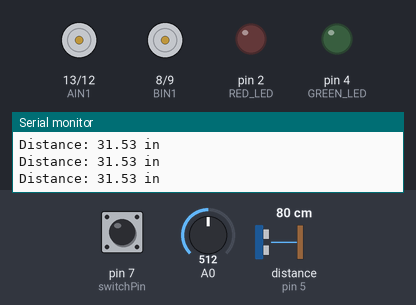
Simulated run of this sketch. Board: Arduino Uno, built with avr-gcc and run on an emulated ATmega328P. Parts: motor-driver pin pairs drawn as motors (green arrow = first pin HIGH = forward, orange = second pin HIGH = backward, longer = more drive, scaled by the enable pin), output pins drawn as LEDs (lit = HIGH), the last lines printed to the serial monitor. Wiring (inferred from the names in the program): ultrasonic range finder: trigger pin 6; echo pin 5. The test bench sets the inputs (shaded band); at power-on: pin 7 (switchPin) HIGH, distance to the obstacle (sensor on pin 5) 80 cm, A0 = 512. The echo pulse lasts 58.3 µs per cm; pins used as bus, display or sensor lines are not drawn.

Above: at 1.2 s.
1.3 s: pin 7 (switchPin) pulled LOW for 0.15 s
At 2.6 s:
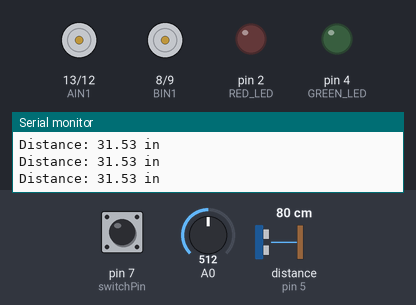
2.9 s: distance to the obstacle (sensor on pin 5) set to 2 cm
5.9 s: pin 7 (switchPin) pulled LOW for 1 s
At 6.27 s:
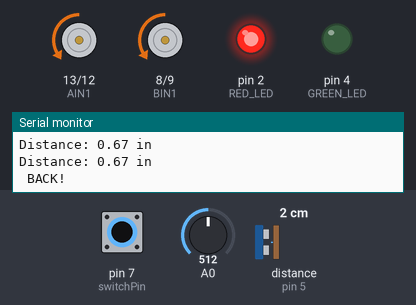
8.9 s: pin 7 (switchPin) pulled LOW for 3.2 s
At 9.53 s:
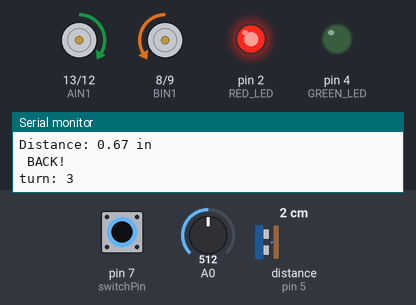
13.6 s: pin 7 (switchPin) pulled LOW for 3.2 s
At 13.73 s:
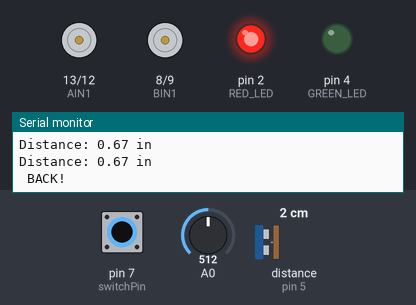
18.8 s: distance to the obstacle (sensor on pin 5) set to 35 cm
Timing chart, 0 to 21.8 s (numbered marks = the images above; inputs shaded):
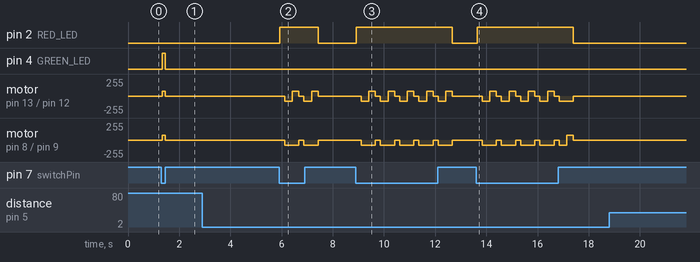

The sketch:

5C-AutonomousRobot-with-speed-knob.ino
```cpp
/*
  SparkFun Inventor’s Kit
  Circuit 5C - Autonomous Robot

  This robot will drive around on its own and react to obstacles by backing up and turning to a new direction.
  This sketch was adapted from one of the activities in the SparkFun Guide to Arduino.
  Check out the rest of the book at
  https://www.sparkfun.com/products/14326

  This sketch was written by SparkFun Electronics, with lots of help from the Arduino community.
  This code is completely free for any use.

  View circuit diagram and instructions at: https://learn.sparkfun.com/tutorials/sparkfun-inventors-kit-experiment-guide---v41
  Download drawings and code at: https://github.com/sparkfun/SIK-Guide-Code
*/

// Adding a potentiometer (wiper on pin A0) to control speed:
const int MAX_SPEED = 150;


//the right motor will be controlled by the motor A pins on the motor driver
const int AIN1 = 13;           //control pin 1 on the motor driver for the right motor
const int AIN2 = 12;            //control pin 2 on the motor driver for the right motor
const int PWMA = 11;            //speed control pin on the motor driver for the right motor

//the left motor will be controlled by the motor B pins on the motor driver
const int PWMB = 10;           //speed control pin on the motor driver for the left motor
const int BIN2 = 9;           //control pin 2 on the motor driver for the left motor
const int BIN1 = 8;           //control pin 1 on the motor driver for the left motor


//distance variables
const int trigPin = 6;
const int echoPin = 5;

const int RED_LED = 2;
const int GREEN_LED = 4;

int switchPin = 7;             //switch to turn the robot on and off

float distance = 0;            //variable to store the distance measured by the distance sensor

//robot behaviour variables
int backupTime = 300;           //amount of time that the robot will back up when it senses an object
int turnTime = 200;             //amount that the robot will turn once it has backed up

/********************************************************************************/
void setup()
{
  pinMode(trigPin, OUTPUT);       //this pin will send ultrasonic pulses out from the distance sensor
  pinMode(echoPin, INPUT);        //this pin will sense when the pulses reflect back to the distance sensor

  pinMode(switchPin, INPUT_PULLUP);   //set this as a pullup to sense whether the switch is flipped

  // LEDs to indicate the current activity in loop():
  pinMode(RED_LED, OUTPUT);
  pinMode(GREEN_LED, OUTPUT);

  //set the motor control pins as outputs
  pinMode(AIN1, OUTPUT);
  pinMode(AIN2, OUTPUT);
  pinMode(PWMA, OUTPUT);

  pinMode(BIN1, OUTPUT);
  pinMode(BIN2, OUTPUT);
  pinMode(PWMB, OUTPUT);

  Serial.begin(9600);                       //begin serial communication with the computer
  Serial.print("To infinity and beyond!");  //test the serial connection
}

/********************************************************************************/

const int TURN_LIMIT = 10;
int turn = 0;
int turn_direction = 1;

void loop()
{
  //DETECT THE DISTANCE READ BY THE DISTANCE SENSOR
  distance = getDistance();

  Serial.print("Distance: ");
  Serial.print(distance);
  Serial.println(" in");              // print the units

  if (digitalRead(switchPin) == LOW) { //if the on switch is flipped

    int pot = analogRead(A0);       // int 0-1023
    int speed = MAX_SPEED * (float(pot)/1023.0);

    if (distance < 10) {              //if an object is detected
      //back up and turn
      Serial.print(" ");
      Serial.println("BACK!");
      digitalWrite(RED_LED, HIGH);

      //stop for a moment
      rightMotor(0);
      leftMotor(0);
      delay(200);

      //back up
      rightMotor(-speed);
      leftMotor(-speed);
      delay(backupTime);

      //turn away from obstacle
      if (turn > TURN_LIMIT || turn < -TURN_LIMIT) {
        turn_direction = - turn_direction;
        Serial.print("turn_direction: ");
        Serial.println(turn_direction);
      }
      speed = speed * turn_direction;
      rightMotor(speed);
      leftMotor(-speed);
      turn += turn_direction;
      Serial.print("turn: ");
      Serial.println(turn);
      delay(turnTime);

    } else {                        //if no obstacle is detected drive forward
      Serial.println("Moving...");
      digitalWrite(GREEN_LED, HIGH);

      rightMotor(speed);
      leftMotor(speed);
    }
  } else {                        //if the switch is off then stop

    //stop the motors
    rightMotor(0);
    leftMotor(0);
  }

  delay(50);                      //wait 50 milliseconds between readings
  digitalWrite(RED_LED, LOW);
  digitalWrite(GREEN_LED, LOW);
}

/********************************************************************************/
void rightMotor(int motorSpeed)                       //function for driving the right motor
{
  if (motorSpeed > 0)                                 //if the motor should drive forward (positive speed)
  {
    digitalWrite(AIN1, HIGH);                         //set pin 1 to high
    digitalWrite(AIN2, LOW);                          //set pin 2 to low
  }
  else if (motorSpeed < 0)                            //if the motor should drive backward (negative speed)
  {
    digitalWrite(AIN1, LOW);                          //set pin 1 to low
    digitalWrite(AIN2, HIGH);                         //set pin 2 to high
  }
  else                                                //if the motor should stop
  {
    digitalWrite(AIN1, LOW);                          //set pin 1 to low
    digitalWrite(AIN2, LOW);                          //set pin 2 to low
  }
  analogWrite(PWMA, abs(motorSpeed));                 //now that the motor direction is set, drive it at the entered speed
}

/********************************************************************************/
void leftMotor(int motorSpeed)                        //function for driving the left motor
{
  if (motorSpeed > 0)                                 //if the motor should drive forward (positive speed)
  {
    digitalWrite(BIN1, HIGH);                         //set pin 1 to high
    digitalWrite(BIN2, LOW);                          //set pin 2 to low
  }
  else if (motorSpeed < 0)                            //if the motor should drive backward (negative speed)
  {
    digitalWrite(BIN1, LOW);                          //set pin 1 to low
    digitalWrite(BIN2, HIGH);                         //set pin 2 to high
  }
  else                                                //if the motor should stop
  {
    digitalWrite(BIN1, LOW);                          //set pin 1 to low
    digitalWrite(BIN2, LOW);                          //set pin 2 to low
  }
  analogWrite(PWMB, abs(motorSpeed));                 //now that the motor direction is set, drive it at the entered speed
}

/********************************************************************************/
//RETURNS THE DISTANCE MEASURED BY THE HC-SR04 DISTANCE SENSOR
float getDistance()
{
  float echoTime;                   //variable to store the time it takes for a ping to bounce off an object
  float calculatedDistance;         //variable to store the distance calculated from the echo time

  //send out an ultrasonic pulse that's 10ms long
  digitalWrite(trigPin, HIGH);
  delayMicroseconds(10);
  digitalWrite(trigPin, LOW);

  echoTime = pulseIn(echoPin, HIGH);      //use the pulsein command to see how long it takes for the
                                          //pulse to bounce back to the sensor

  calculatedDistance = echoTime / 148.0;  //calculate the distance of the object that reflected the pulse (half the bounce time multiplied by the speed of sound)

  return calculatedDistance;              //send back the distance that was calculated
}
```

Measured:
- after the input at 1.3 s, pin 4 (GREEN_LED): LOW → HIGH at once, → LOW 0.11 s later; motor on pin 13 (AIN1) / pin 12 (AIN2), motor on pin 8 (BIN1) / pin 9 (BIN2): stopped → forward 75/255 at once, → stopped 0.11 s later
- after the input at 5.9 s, pin 2 (RED_LED): LOW → HIGH at once, → LOW 1.5 s later; motor on pin 13 (AIN1) / pin 12 (AIN2): stopped → backward 75/255 after 0.22 s, → forward 75/255 0.30 s later, → stopped 0.25 s later, → backward 75/255 0.20 s later, … (6 changes in this stretch)
- after the input at 8.9 s, pin 2 (RED_LED): LOW → HIGH at once, → LOW 3.8 s later; motor on pin 13 (AIN1) / pin 12 (AIN2): stopped → backward 75/255 after 0.21 s, then repeats every 0.75 s: forward 75/255 0.25 s, stopped 0.20 s, backward 75/255 0.30 s
- after the input at 13.6 s, pin 2 (RED_LED): LOW → HIGH at once, → LOW 3.8 s later; motor on pin 13 (AIN1) / pin 12 (AIN2): stopped → backward 75/255 after 0.24 s, → forward 75/255 0.30 s later, → stopped 0.25 s later, → backward 75/255 0.20 s later, … (14 changes in this stretch)
